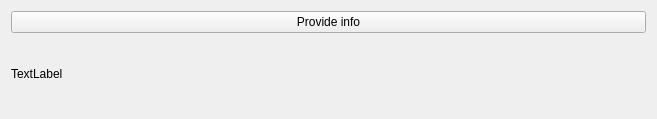
<?xml version="1.0" encoding="UTF-8"?>
<ui version="4.0">
 <class>Widget</class>
 <widget class="QWidget" name="Widget">
  <property name="geometry">
   <rect>
    <x>0</x>
    <y>0</y>
    <width>657</width>
    <height>119</height>
   </rect>
  </property>
  <property name="windowTitle">
   <string>Widget</string>
  </property>
  <layout class="QVBoxLayout" name="verticalLayout">
   <item>
    <widget class="QPushButton" name="provideInfoButton">
     <property name="text">
      <string>Provide info</string>
     </property>
    </widget>
   </item>
   <item>
    <widget class="QLabel" name="infoLabel">
     <property name="text">
      <string>TextLabel</string>
     </property>
    </widget>
   </item>
  </layout>
 </widget>
 <resources/>
 <connections/>
</ui>
